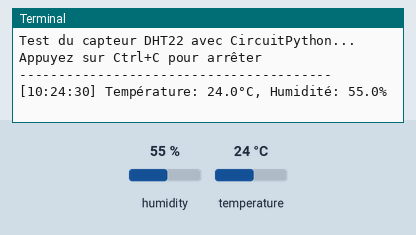
Simulated run of this program. Board: Raspberry Pi (BCM pin numbers). On the bench: the last lines printed to the terminal. Inputs (shaded band) come from the test bench; at power-on: humidity 55 %, temperature 24 °C. The clock reads 2024-03-15 10:24:30 at power-on unless the program sets it.

Above: at 1.2 s.
1.3 s: humidity set to 22 %
At 4.5 s:
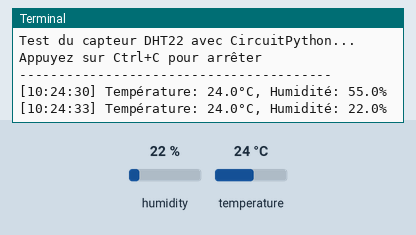
5.4 s: temperature set to 12 °C
At 7.7 s:
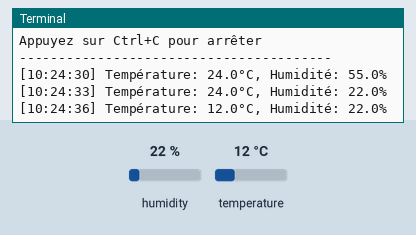
9.5 s: humidity set to 40 %
At 11.0 s:
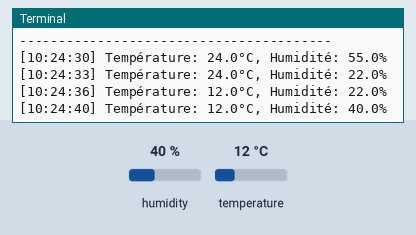
Timing chart, 0 to 12.5 s (numbered marks = the images above; inputs shaded):
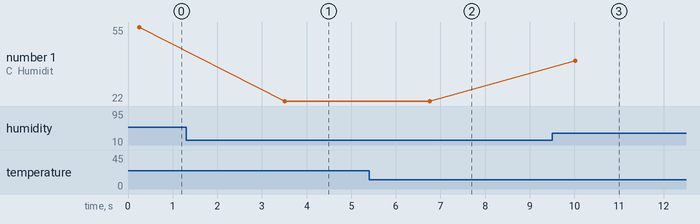

The program:

dht22.py
```python
#!/usr/bin/env python3
import time
import board
import adafruit_dht
from datetime import datetime

# Configuration - Remplacez board.D17 par le pin GPIO que vous utilisez
# D17 correspond au GPIO 17
PIN_DHT = board.D27
DELAI = 3  # Lecture toutes les 3 secondes

# Initialisation du capteur
dht = adafruit_dht.DHT22(PIN_DHT)

print("Test du capteur DHT22 avec CircuitPython...")
print("Appuyez sur Ctrl+C pour arrêter")
print("----------------------------------------")

try:
    while True:
        try:
            # Lecture des données du capteur
            temperature = dht.temperature
            humidite = dht.humidity

            # Horodatage
            horodatage = datetime.now().strftime("%H:%M:%S")

            # Affichage des données si lecture réussie
            print(f"[{horodatage}] Température: {temperature:.1f}°C, Humidité: {humidite:.1f}%")

        except RuntimeError as e:
            # Les erreurs de lecture sont courantes, on les affiche simplement
            print(f"[{datetime.now().strftime('%H:%M:%S')}] Erreur de lecture: {e}")

        # Attente avant prochaine lecture
        time.sleep(DELAI)

except KeyboardInterrupt:
    print("\nProgramme arrêté par l'utilisateur")
finally:
    # Nettoyage
    dht.exit()
```

Measured:
- after the input at 1.3 s, the terminal: prints a new line after 2.2 s (image 1)
- after the input at 5.4 s, the terminal: prints a new line after 1.4 s (image 2)
- after the input at 9.5 s, the terminal: prints a new line after 0.52 s (image 3)
